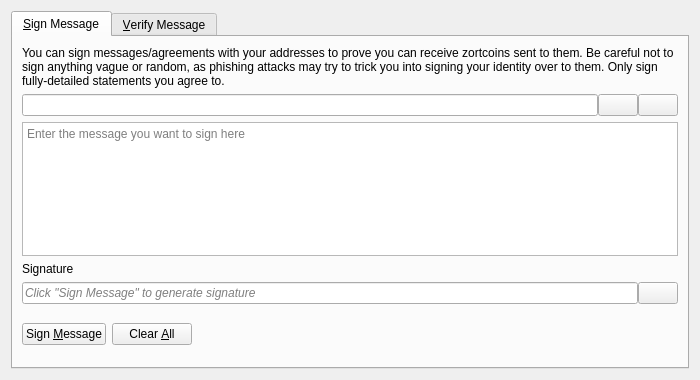
<?xml version="1.0" encoding="UTF-8"?>
<ui version="4.0">
 <class>SignVerifyMessageDialog</class>
 <widget class="QDialog" name="SignVerifyMessageDialog">
  <property name="geometry">
   <rect>
    <x>0</x>
    <y>0</y>
    <width>700</width>
    <height>380</height>
   </rect>
  </property>
  <property name="windowTitle">
   <string>Signatures - Sign / Verify a Message</string>
  </property>
  <property name="modal">
   <bool>true</bool>
  </property>
  <layout class="QVBoxLayout" name="verticalLayout">
   <item>
    <widget class="QTabWidget" name="tabWidget">
     <property name="currentIndex">
      <number>0</number>
     </property>
     <widget class="QWidget" name="tabSignMessage">
      <attribute name="title">
       <string>&amp;Sign Message</string>
      </attribute>
      <layout class="QVBoxLayout" name="verticalLayout_SM">
       <item>
        <widget class="QLabel" name="infoLabel_SM">
         <property name="text">
          <string>You can sign messages/agreements with your addresses to prove you can receive zortcoins sent to them. Be careful not to sign anything vague or random, as phishing attacks may try to trick you into signing your identity over to them. Only sign fully-detailed statements you agree to.</string>
         </property>
         <property name="textFormat">
          <enum>Qt::PlainText</enum>
         </property>
         <property name="wordWrap">
          <bool>true</bool>
         </property>
        </widget>
       </item>
       <item>
        <layout class="QHBoxLayout" name="horizontalLayout_1_SM">
         <property name="spacing">
          <number>0</number>
         </property>
         <item>
          <widget class="QValidatedLineEdit" name="addressIn_SM">
           <property name="toolTip">
            <string>The Zortcoin address to sign the message with</string>
           </property>
          </widget>
         </item>
         <item>
          <widget class="QPushButton" name="addressBookButton_SM">
           <property name="toolTip">
            <string>Choose previously used address</string>
           </property>
           <property name="text">
            <string/>
           </property>
           <property name="icon">
            <iconset resource="../zortcoin.qrc">
             <normaloff>:/icons/address-book</normaloff>:/icons/address-book</iconset>
           </property>
           <property name="shortcut">
            <string>Alt+A</string>
           </property>
           <property name="autoDefault">
            <bool>false</bool>
           </property>
          </widget>
         </item>
         <item>
          <widget class="QPushButton" name="pasteButton_SM">
           <property name="toolTip">
            <string>Paste address from clipboard</string>
           </property>
           <property name="text">
            <string/>
           </property>
           <property name="icon">
            <iconset resource="../zortcoin.qrc">
             <normaloff>:/icons/editpaste</normaloff>:/icons/editpaste</iconset>
           </property>
           <property name="shortcut">
            <string>Alt+P</string>
           </property>
           <property name="autoDefault">
            <bool>false</bool>
           </property>
          </widget>
         </item>
        </layout>
       </item>
       <item>
        <widget class="QPlainTextEdit" name="messageIn_SM">
         <property name="toolTip">
          <string>Enter the message you want to sign here</string>
         </property>
         <property name="placeholderText">
          <string>Enter the message you want to sign here</string>
         </property>
        </widget>
       </item>
       <item>
        <widget class="QLabel" name="signatureLabel_SM">
         <property name="text">
          <string>Signature</string>
         </property>
         <property name="textFormat">
          <enum>Qt::PlainText</enum>
         </property>
        </widget>
       </item>
       <item>
        <layout class="QHBoxLayout" name="horizontalLayout_2_SM">
         <property name="spacing">
          <number>0</number>
         </property>
         <item>
          <widget class="QLineEdit" name="signatureOut_SM">
           <property name="placeholderText">
            <string>Click "Sign Message" to generate signature</string>
           </property>
           <property name="font">
            <font>
             <italic>true</italic>
            </font>
           </property>
           <property name="readOnly">
            <bool>true</bool>
           </property>
          </widget>
         </item>
         <item>
          <widget class="QPushButton" name="copySignatureButton_SM">
           <property name="toolTip">
            <string>Copy the current signature to the system clipboard</string>
           </property>
           <property name="text">
            <string/>
           </property>
           <property name="icon">
            <iconset resource="../zortcoin.qrc">
             <normaloff>:/icons/editcopy</normaloff>:/icons/editcopy</iconset>
           </property>
           <property name="autoDefault">
            <bool>false</bool>
           </property>
          </widget>
         </item>
        </layout>
       </item>
       <item>
        <layout class="QHBoxLayout" name="horizontalLayout_3_SM">
         <item>
          <widget class="QPushButton" name="signMessageButton_SM">
           <property name="toolTip">
            <string>Sign the message to prove you own this Zortcoin address</string>
           </property>
           <property name="text">
            <string>Sign &amp;Message</string>
           </property>
           <property name="icon">
            <iconset resource="../zortcoin.qrc">
             <normaloff>:/icons/edit</normaloff>:/icons/edit</iconset>
           </property>
           <property name="autoDefault">
            <bool>false</bool>
           </property>
          </widget>
         </item>
         <item>
          <widget class="QPushButton" name="clearButton_SM">
           <property name="toolTip">
            <string>Reset all sign message fields</string>
           </property>
           <property name="text">
            <string>Clear &amp;All</string>
           </property>
           <property name="icon">
            <iconset resource="../zortcoin.qrc">
             <normaloff>:/icons/remove</normaloff>:/icons/remove</iconset>
           </property>
           <property name="autoDefault">
            <bool>false</bool>
           </property>
          </widget>
         </item>
         <item>
          <spacer name="horizontalSpacer_1_SM">
           <property name="orientation">
            <enum>Qt::Horizontal</enum>
           </property>
           <property name="sizeHint" stdset="0">
            <size>
             <width>40</width>
             <height>48</height>
            </size>
           </property>
          </spacer>
         </item>
         <item>
          <widget class="QLabel" name="statusLabel_SM">
           <property name="font">
            <font>
             <weight>75</weight>
             <bold>true</bold>
            </font>
           </property>
           <property name="text">
            <string/>
           </property>
           <property name="wordWrap">
            <bool>true</bool>
           </property>
          </widget>
         </item>
         <item>
          <spacer name="horizontalSpacer_2_SM">
           <property name="orientation">
            <enum>Qt::Horizontal</enum>
           </property>
           <property name="sizeHint" stdset="0">
            <size>
             <width>40</width>
             <height>48</height>
            </size>
           </property>
          </spacer>
         </item>
        </layout>
       </item>
      </layout>
     </widget>
     <widget class="QWidget" name="tabVerifyMessage">
      <attribute name="title">
       <string>&amp;Verify Message</string>
      </attribute>
      <layout class="QVBoxLayout" name="verticalLayout_VM">
       <item>
        <widget class="QLabel" name="infoLabel_VM">
         <property name="text">
          <string>Enter the receiver's address, message (ensure you copy line breaks, spaces, tabs, etc. exactly) and signature below to verify the message. Be careful not to read more into the signature than what is in the signed message itself, to avoid being tricked by a man-in-the-middle attack. Note that this only proves the signing party receives with the address, it cannot prove sendership of any transaction!</string>
         </property>
         <property name="textFormat">
          <enum>Qt::PlainText</enum>
         </property>
         <property name="alignment">
          <set>Qt::AlignLeading|Qt::AlignLeft|Qt::AlignTop</set>
         </property>
         <property name="wordWrap">
          <bool>true</bool>
         </property>
        </widget>
       </item>
       <item>
        <layout class="QHBoxLayout" name="horizontalLayout_1_VM">
         <property name="spacing">
          <number>0</number>
         </property>
         <item>
          <widget class="QValidatedLineEdit" name="addressIn_VM">
           <property name="toolTip">
            <string>The Zortcoin address the message was signed with</string>
           </property>
          </widget>
         </item>
         <item>
          <widget class="QPushButton" name="addressBookButton_VM">
           <property name="toolTip">
            <string>Choose previously used address</string>
           </property>
           <property name="text">
            <string/>
           </property>
           <property name="icon">
            <iconset resource="../zortcoin.qrc">
             <normaloff>:/icons/address-book</normaloff>:/icons/address-book</iconset>
           </property>
           <property name="shortcut">
            <string>Alt+A</string>
           </property>
           <property name="autoDefault">
            <bool>false</bool>
           </property>
          </widget>
         </item>
        </layout>
       </item>
       <item>
        <widget class="QPlainTextEdit" name="messageIn_VM">
          <property name="toolTip">
            <string>The signed message to verify</string>
          </property>
          <property name="placeholderText">
            <string>The signed message to verify</string>
          </property>
        </widget>
       </item>
       <item>
        <widget class="QValidatedLineEdit" name="signatureIn_VM">
          <property name="toolTip">
            <string>The signature given when the message was signed</string>
          </property>
          <property name="placeholderText">
            <string>The signature given when the message was signed</string>
          </property>
        </widget>
       </item>
       <item>
        <layout class="QHBoxLayout" name="horizontalLayout_2_VM">
         <item>
          <widget class="QPushButton" name="verifyMessageButton_VM">
           <property name="toolTip">
            <string>Verify the message to ensure it was signed with the specified Zortcoin address</string>
           </property>
           <property name="text">
            <string>Verify &amp;Message</string>
           </property>
           <property name="icon">
            <iconset resource="../zortcoin.qrc">
             <normaloff>:/icons/transaction_0</normaloff>:/icons/transaction_0</iconset>
           </property>
           <property name="autoDefault">
            <bool>false</bool>
           </property>
          </widget>
         </item>
         <item>
          <widget class="QPushButton" name="clearButton_VM">
           <property name="toolTip">
            <string>Reset all verify message fields</string>
           </property>
           <property name="text">
            <string>Clear &amp;All</string>
           </property>
           <property name="icon">
            <iconset resource="../zortcoin.qrc">
             <normaloff>:/icons/remove</normaloff>:/icons/remove</iconset>
           </property>
           <property name="autoDefault">
            <bool>false</bool>
           </property>
          </widget>
         </item>
         <item>
          <spacer name="horizontalSpacer_1_VM">
           <property name="orientation">
            <enum>Qt::Horizontal</enum>
           </property>
           <property name="sizeHint" stdset="0">
            <size>
             <width>40</width>
             <height>48</height>
            </size>
           </property>
          </spacer>
         </item>
         <item>
          <widget class="QLabel" name="statusLabel_VM">
           <property name="font">
            <font>
             <weight>75</weight>
             <bold>true</bold>
            </font>
           </property>
           <property name="text">
            <string/>
           </property>
           <property name="wordWrap">
            <bool>true</bool>
           </property>
          </widget>
         </item>
         <item>
          <spacer name="horizontalSpacer_2_VM">
           <property name="orientation">
            <enum>Qt::Horizontal</enum>
           </property>
           <property name="sizeHint" stdset="0">
            <size>
             <width>40</width>
             <height>48</height>
            </size>
           </property>
          </spacer>
         </item>
        </layout>
       </item>
      </layout>
     </widget>
    </widget>
   </item>
  </layout>
 </widget>
 <customwidgets>
  <customwidget>
   <class>QValidatedLineEdit</class>
   <extends>QLineEdit</extends>
   <header>qt/qvalidatedlineedit.h</header>
  </customwidget>
 </customwidgets>
 <resources>
  <include location="../zortcoin.qrc"/>
 </resources>
 <connections/>
</ui>
